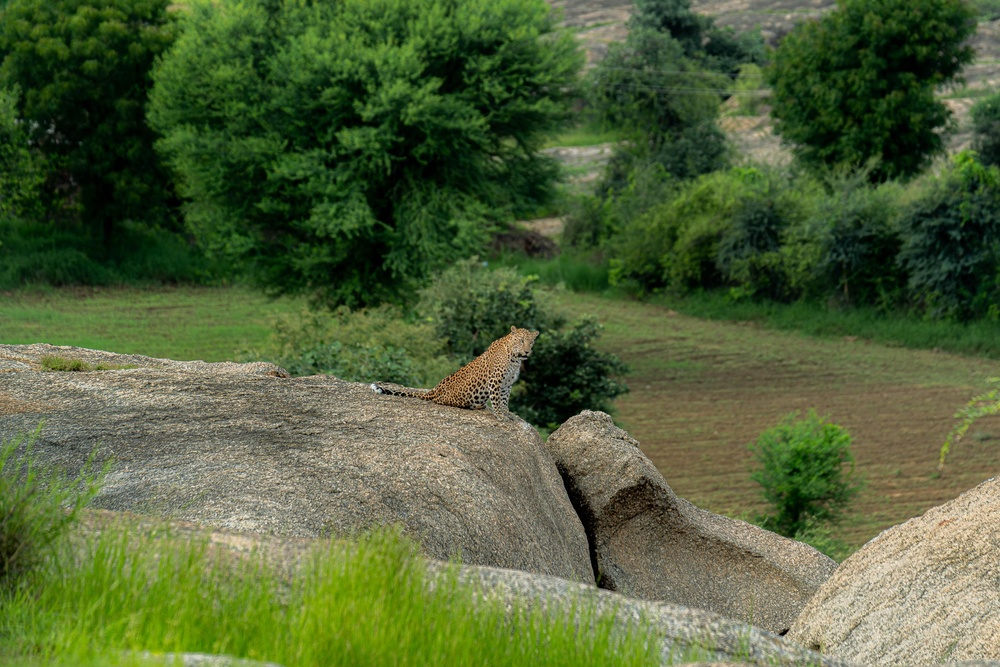
#> input picture websites/wild-expedition/images/posts/vm_wild_expeditions/Carousels/DdNtnOUj7gU/instabulkdownloader.com_DdNtnOUj7gU_02.jpg, 1000 x 667 px, shrunk from 4096 x 2730 before the run, found by its file name
$ python check_jawai.py
#> lines starting #> are read from the running program, lines starting #| are printed output that depends on the picture
from PIL import Image

im = Image.open('images/posts/vm_wild_expeditions/Carousels/DdNtnOUj7gU/instabulkdownloader.com_DdNtnOUj7gU_02.jpg')
#> im is the input picture: PIL image 1000x667 RGB; mean R, G, B 81.1, 97.1, 56.9
w, h = im.size
#> w = 1000; h = 667
print(f"Jawai width={w}, height={h}")
#| Jawai width=1000, height=667
# Let's save a crop of top half and center
crop = im.crop((0, 0, w, int(h * 0.7)))
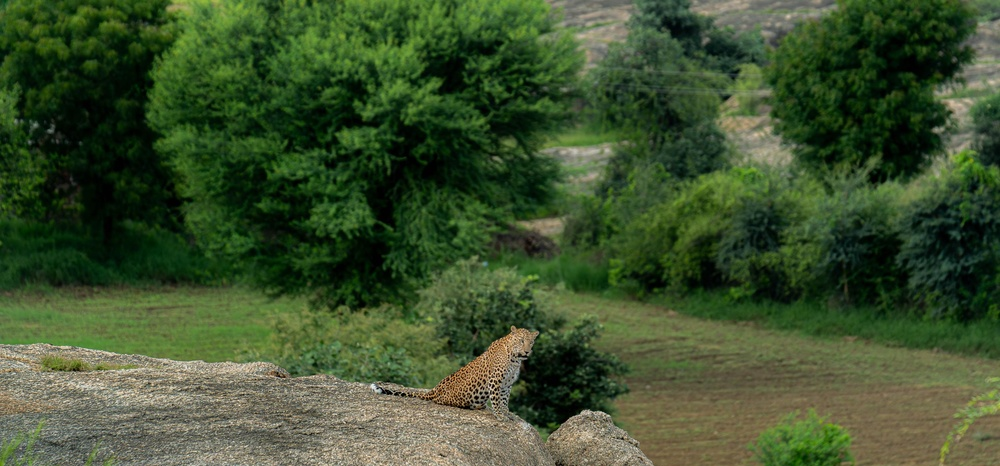
#> crop: PIL image 1000x466 RGB; mean R, G, B 61.5, 80.5, 45.9
crop.save('scratch/crop_jawai.jpg')
print("Saved Jawai crop.")

$ run again, with websites/wild-expedition/images/posts/vm_wild_expeditions/Carousels/DdNtnOUj7gU/instabulkdownloader.com_DdNtnOUj7gU_01.jpg copied over websites/wild-expedition/images/posts/vm_wild_expeditions/Carousels/DdNtnOUj7gU/instabulkdownloader.com_DdNtnOUj7gU_02.jpg
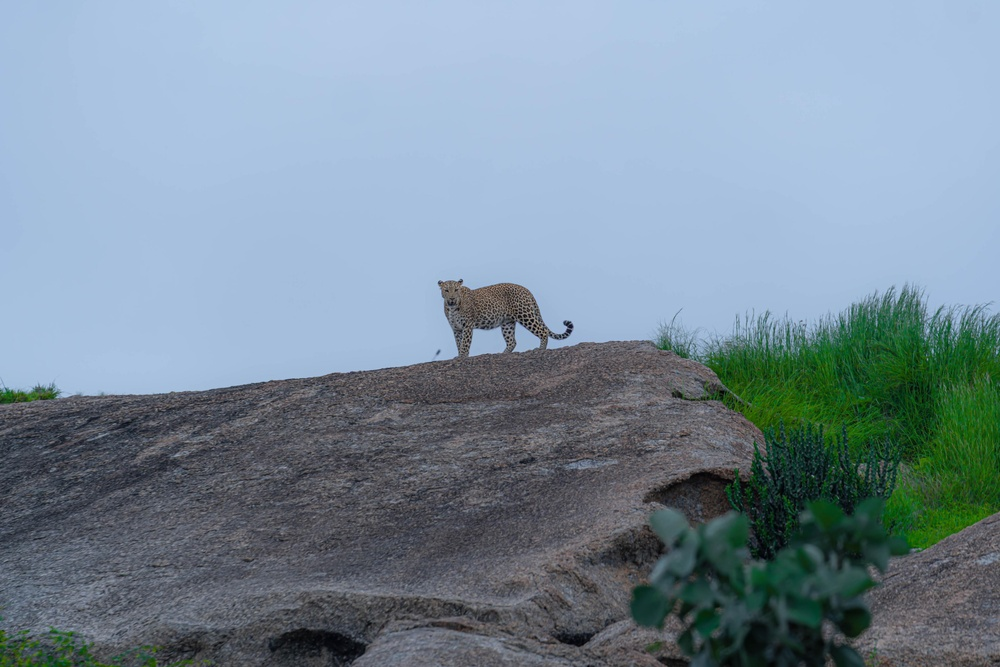
#> input picture websites/wild-expedition/images/posts/vm_wild_expeditions/Carousels/DdNtnOUj7gU/instabulkdownloader.com_DdNtnOUj7gU_01.jpg, 1000 x 667 px, shrunk from 4096 x 2730 before the run, found by its file name
#> im is the input picture: PIL image 1000x667 RGB; mean R, G, B 121.4, 140, 153.9
#| Jawai width=1000, height=667
#> `crop = im.crop((0, 0, w, int(h * 0.7)))`:
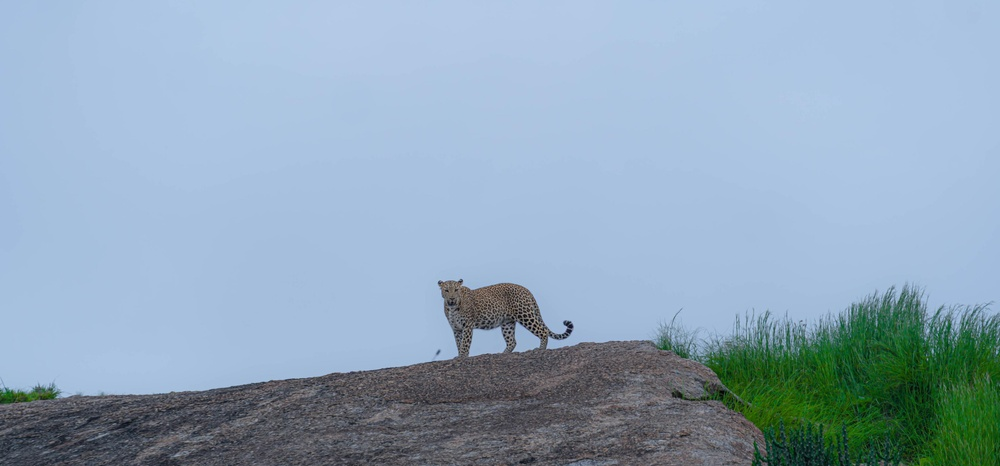
#> crop: PIL image 1000x466 RGB; mean R, G, B 143.7, 166.7, 186
